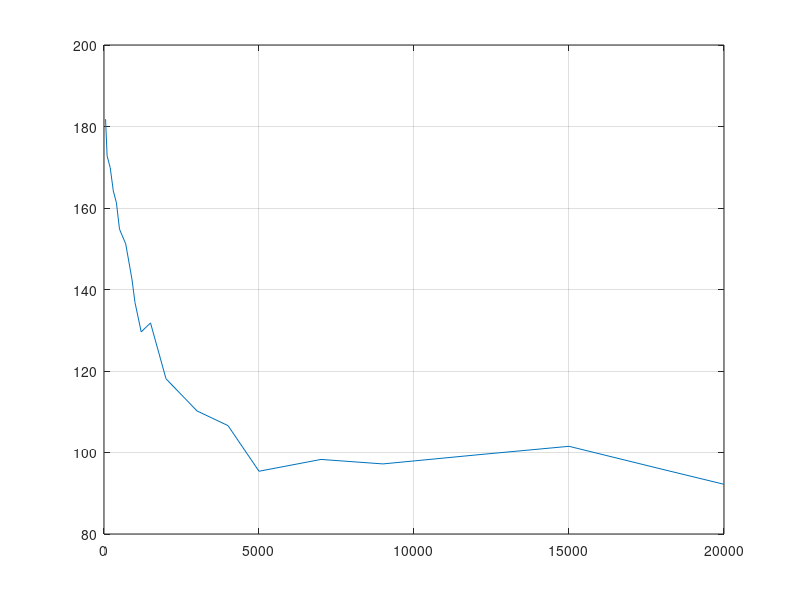

The MATLAB source for this figure:
f = [50 100 200 300 400 500 700 900 1000 1200 1500 2000 3000 4000 5000 7000 9000 12000 15000 18000 20000];
deg= [181.8 172.8 169.9 164.2 161.3 154.8 151.2 142.6 136.8 129.6 131.8 118.1 110.2 106.6 95.4 98.3 97.2 99.4 101.52 95.9 92.2];
plot(f,deg);
grid on;
